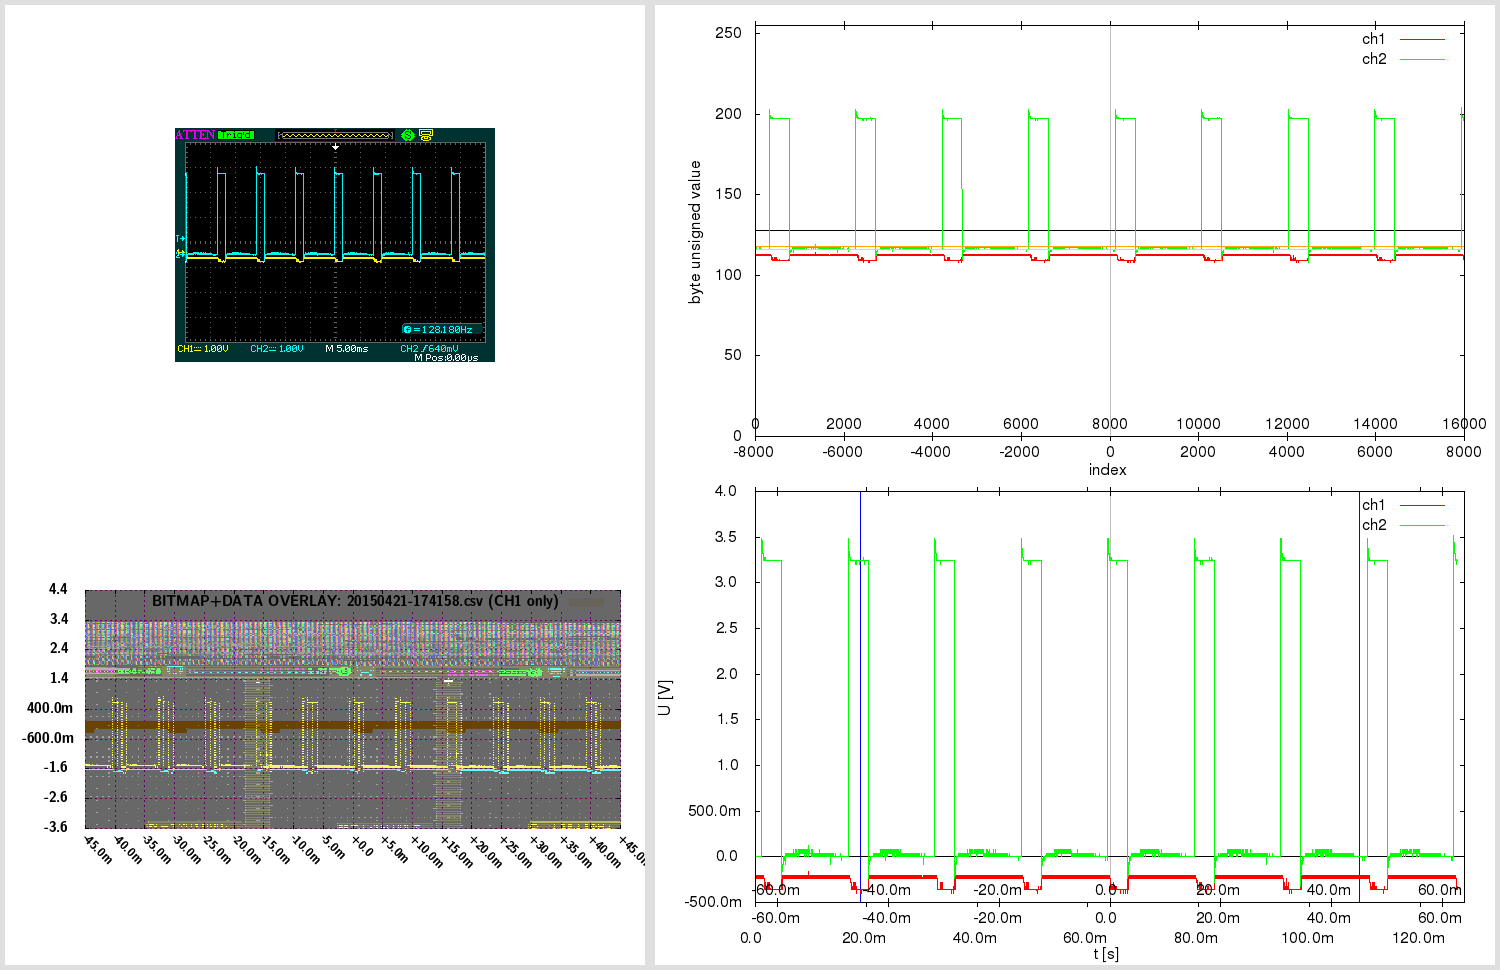

This figure's gnuplot source:

# 20150421-174158.gnuplot [generated by /home/warreee/attenload/adsparse-wave.pl]
# single gnuplot file, with two potentially independent scripts
# generates three plots: one based on integer, other based on real (SI) values
# and one bitmap overlay - and then montages them using ImageMagick

# attengrab .csv can just be centered (over t)
# -> the x=0 (t=0) will correspond to scope center
# (but .DAV/.CSV will also need extra sample alignment)

# in Linux, to see available fonts, do:
# fc-list --verbose | grep 'fullname:' | less
# the two fonts used here:
# LMSansDemiCond10-Regular or "Latin Modern Sans Demi Cond"; and Helvetica
# Helvetica doesn't even get reported on my system:
# $ fc-list --verbose | grep 'fullname:' | grep -i 'Helvetica\|Demi Cond'
#	fullname: "LM Sans Demi Cond 10 Regular"(s) "LMSansDemiCond10-Regular"(s)


print "Gnuplotting..."

## "master settings" (shared between both parts of script)

# line color - specified by linestyles
set style line 1 linetype 1 linecolor rgb "red"
set style line 2 linetype 1 linecolor rgb "green"
set style line 3 linetype 1 linecolor rgb "orange"
set style line 4 linetype 1 linecolor rgb "aquamarine"
set style line 5 linetype -1 linecolor rgb "black"
set style line 6 linetype -1 linecolor rgb "gray"
set style line 7 linetype 1 linecolor rgb "blue"


# VARIABLES ########### ########### ###########

fnbase="20150421-174158"
fn_bmp = fnbase . ".bmp"
fn_pngr = fnbase . "_r.png"
fn_pngi = fnbase . "_i.png"
fn_pngov = fnbase . "_ov.png"
fn_pngt = fnbase . "_tmp.png"
fn_pngo = fnbase . ".png"

# scope screen(shot) properties
tdiv = 0.005          # T/DIV (50e-9)
toffs = 0        # time offset (scope) (200e-9)
vdiv1 = 1        # V/DIV CH1 (500e-3)
vdiv2 = 1         # V/DIV CH2 (50e-3)
voffs1 = -0.4         # volt offset CH1 (-1.5)
voffs2 = -0.48       # volt offset CH2 (100e-3)
sampintp  = 8e-06    # (500e-12)
sampintf  = 1/sampintp
sratacqf  = 125000      # (250e6)
sratacqp  = 1/sratacqf
#osf = 1.0    # oversample factor (multiplies .CSV and .DAV time domain) # unused here
adsFactor = 1.28

# (edges of current capture and divisions)
scope_hdiv=18
scope_vdiv=8
# enforce floating point (see below)
scope_trange = scope_hdiv*tdiv*1.0    # (900e-9)
scope_left=toffs-(scope_trange/2)     # (-250e-9)
scope_right=toffs+(scope_trange/2)    # (650e-9)
scope_bottom=-voffs1-(scope_vdiv*vdiv1/2) # -500e-3
scope_top=-voffs1+(scope_vdiv*vdiv1/2)    # 3.5

totalch1Vspan=scope_vdiv*vdiv1
totalch2Vspan=scope_vdiv*vdiv2
ch1Vcoeff = adsFactor*totalch1Vspan/(2**8)
ch2Vcoeff = adsFactor*totalch2Vspan/(2**8)

voffs1int = voffs1/ch1Vcoeff  # -10
voffs2int = voffs2/ch2Vcoeff  # -12

acsv_fn = fnbase . '.csv' # '20130020-013902.csv' # from attenload tmp_wav
acsz=16000         # tmp_wav/.csv size (900)
fts=8e-06         # final timestep (sampling period)
# here scope_trange could be 18*1, with acsz 16000;
# if as integer, 18/16000 would be 0 - enforce floating point
# above enforcing scope_trange to float doesn't work,
# must again here:
tdivp = 1.0*scope_trange/acsz   # sampling rate, based on scope range and numsamples in tmp (1ns)
tdivf = 1/tdivp             # freq based on that sampling rate

# just in case - not needed usually:
triglevel=640e-3
trigholdoff=100e-9

toffsamp = toffs/fts		# 0
# time finetune offset - int (samples) (depends on range)
tfoi = -164


#### extract bitmap from .png, if .bmp not present
# was -crop 480x234+10+10; now -crop 480x234+95+128

cmdstr = 'if (! test -f "'.fn_bmp.'") ; then \
  echo -n "'.fn_bmp.' not found .. " ; \
  if [ -f "'.fn_pngo.'" ] ; then \
    echo -n "'.fn_pngo.' found - extracting" ; \
    convert -crop 480x234+95+128 "'.fn_pngo.'" "'.fn_bmp.'" ; \
  else \
    echo -n "'.fn_pngo.' not found - cannot extract" ; \
  fi ; \
else \
  echo -n "'.fn_bmp.' found - using that" ; \
fi; echo'

#print cmdstr
# note - since cmdstr above uses double quotes,
# must use single quotes for bash here!:
print system("bash -c '". cmdstr ."' 2>&1")


##################################
###### plot directly with unsigned byte data

set terminal png size 840,480
set termoption enhanced
set termoption font "Helvetica, 12"

set output fn_pngi
set datafile separator ","

# set axis label
set xlabel "index" offset 0.0,0.8
set ylabel "byte unsigned value" offset 1.0,0.0


# horizontal line as functions
zeroline(x)=128
ch1offs(x)=128+voffs1int # (-10)
ch2offs(x)=128+voffs2int # (-12)

# vertical line - headless arrow
# "y" scope axis in middle:
ymI = acsz/2
set arrow from ymI,0 to ymI,255 nohead ls 5
# time offset:
toI = ymI - toffs/fts
set arrow from toI,0 to toI,255 nohead ls 6


# must use multiplot here, to have two x-axes
# and thus, must set lmargin, so both graphs match

set size 1.0,0.9      # 0.1/2 = 0.05
set bmargin 0
set lmargin 10
set yrange [0:255] # 8-bit


set multiplot

set origin 0,0.1
set xrange [0:acsz]
set xtics in
set xtics offset 0,graph 0.08
plot \
  zeroline(x) with lines notitle ls 5,\
  acsv_fn using 1:2 with lines title "ch1" ls 1, \
  "" using 1:3 with lines title "ch2" ls 2, \
  ch1offs(x) with lines notitle ls 3, \
  ch2offs(x) with lines notitle ls 4

unset arrow # if big offset, line from prev. can 'leak' in next at diff place, so reset

set origin 0,0.1
set xtics out
set xtics offset 0,graph 0.02
set xrange [-acsz/2:acsz/2-1]
#set xtics nomirror 500
set noytics
set noylabel
unset xlabel # set xlabel ""
set border 1
plot 0 notitle

set nomultiplot


### reset previous settings
#unset border # no work for default
set border    # Draw default borders:
set ytics
unset yrange


##################################
###### plot with converted real SI units

# reset # resets set style line!

set terminal png size 840,480
set termoption enhanced
set termoption font "Helvetica, 12"

set output fn_pngr
set datafile separator ","

# set axis label
set xlabel "t [s]" offset 0.0,0.1
set ylabel "U [V]" offset 1.0,0.0

# axis tics format
set format y "%.1s%c"
set format x "%.1s%c"


# horizontal line as functions
zerolineR(x)=0
# don't show real offsets; they could be way off depending on V/DIV
#ch1offsR(x)=0+(-0.4)
#ch2offsR(x)=0+(-0.48)

# "y" scope axis in middle (the +1 added to ymI so it snaps at 0):
ymR=(ymI+1)*fts
set arrow from ymR,graph 0 to ymR,graph 1 nohead ls 5
# time offset:
toR=toI*fts
set arrow from toR,graph 0 to toR,graph 1 nohead ls 6
# indicate scope range here too
set arrow from scope_left+toR,graph 0 to scope_left+toR,graph 1 nohead ls 7
set arrow from scope_right+toR,graph 0 to scope_right+toR,graph 1 nohead ls 7


# must use multiplot here, to have two x-axes
# and thus, must set lmargin, so both graphs match

set size 1.0,0.9      # 0.1/2 = 0.05
set bmargin 0
set lmargin 10
set yrange [] writeback # since we don't set explicity, must save autorange
set autoscale y

set multiplot

set origin 0,0.13
set xrange [0:acsz*fts]
set xtics out
set xtics offset 0,graph -0.03
plot \
  zerolineR(x) with lines notitle ls 5,\
  acsv_fn using ($4+tfoi*fts):5 with lines title "ch1" ls 1, \
  "" using ($4+tfoi*fts):6 with lines title "ch2" ls 2

set yrange restore # this saves the found yrange after `plot`
unset arrow # if big offset, line from prev. can 'leak' in next at diff place, so reset

set origin 0,0.13
set xtics out
set xtics offset 0,graph 0.02
set xrange [(-acsz/2)*fts:(acsz/2-1)*fts]
set noytics
set noylabel
unset xlabel # set xlabel ""
set border 1
plot GPVAL_Y_MIN notitle

set origin 0,0.13
set xtics in
set xtics offset 0,graph 0.08
# wrong to put xrange [scope_left:scope_right] here;
# as [scope_left:scope_right] could be a snippet,
# and this graph shows entire capture!
# simply move the previous scale for toffset
toRR=(acsz/2.)*fts-toR
set xrange [(-acsz/2)*fts+toRR:(acsz/2-1)*fts+toRR]
set noytics
set noylabel
unset xlabel # set xlabel ""
set border 1
plot GPVAL_Y_MIN notitle

set nomultiplot


##################################
###### plot with bitmap and data overlay

# here 840,480 remains as output png size,
# even if not set explicitly; also, make
# the height smaller - so can have gravity North in montage

set terminal png truecolor size 640,305 # size 840,480
set termoption enhanced
myfont="LMSansDemiCond10-Regular"   # LMSansDemiCond10-Regular or "Latin Modern Sans Demi Cond"
# cannot do concatenation direct in termoption line, so in separate string
myfontb="".myfont.", 12"
set termoption font myfontb

set output fn_pngov
set datafile separator ","


set autoscale
unset xtics
unset ytics
unset border
unset arrow # delete all arrows
unset object # (hopefully) delete objects?

set xrange [scope_left:scope_right]
xticstep=(scope_right-scope_left)/scope_hdiv
set xtics in scope_left,xticstep,scope_right scale 1
set yrange [scope_bottom:scope_top]
yticstep=(scope_top-scope_bottom)/scope_vdiv
set ytics in scope_bottom,yticstep,scope_top scale 1
set grid xtics ytics back linecolor rgb "magenta"
# right is only gnuplot 4.6 - without it ok w/ 4.4
#set xtics rotate by -45 offset 2.5,-1.50 right format "%+.1s%c" font myfont.',10'
set xtics rotate by -45 offset 0.0,0.0 format "%+.1s%c" font myfont.',10'
set key noenhanced

# dimensions of scope screenshot bitmap
bmp_w=480
bmp_h=234

# alpha bmp transparency [0:255]
bmp_alpha = 150
# boxes fillstyle transparent solid 0.10
box_transp = (1.-(acsz/16384.))*0.9 + 0.10

# plot string for data in transparent bitmap:
plot1au = "(($0-acsz/2.+tfoi)*fts+toffs):($5)"

# bmp_w=480 bmp_h=234 ; inside 451x201+15+14
# on plot: scope_left:scope_right and scope_bottom:scope_top!
# (so toffset is built in!)

bdx = scope_trange/(451.0-1)  # [s/pixel] /451: 1.99557e-09 vs 2.000e-9 manually
bdy = totalch1Vspan/(201.0-1) # [V/pixel] /201: 0.0199005 vs 0.02005 manually
bofx = -((scope_trange/2.0)-toffs+(15.0+0)*bdx) #-15.0*bdx # -2.8e-7
bofy = -((totalch1Vspan/2.0)+voffs1+(14.0+5)*bdy) #-14.0*bdy # -0.88

# seems `boxes fillstyle transparent solid 0.40` makes some seethroughs
# or something with bmp alpha overlay; but even without, all the same?
# because the red + blue (somehow inverted) creates a gray.. better green or orange

_plot_str = "zerolineR(x) with lines notitle ls 1,\
acsv_fn \
  using ".plot1au." with boxes fillstyle transparent solid box_transp noborder linestyle 3\
  title 'BITMAP+DATA OVERLAY: '.acsv_fn.' (CH1 only)',\
fn_bmp \
  binary array=(bmp_w,bmp_h) skip=54 format='%uchar' \
  dx=bdx dy=bdy origin=(bofx,bofy) \
  using 1:2:3:(bmp_alpha) \
  with rgbalpha t ''"

# seems actual plot in screenshot bitmap (480 × 234)
#  is at: 451x201+15+14; aspect ratio 201/451 = 0.445676
set size ratio 0.445676

eval("plot " . _plot_str)




##################################
###### montage commands

# used to be in attengrab; now here
# call ImageMagick montage via system
# and montage in `gnuplot` (easier to separate)

print "Montaging images..."
# this works in ImageMagick 6.6.2-6, but not in 6.5.7-8
#      '.fn_pngov.' -gravity Center -extent x480  \#
# must spec -extent 640x480 for 6.5

cmdstr = 'montage \
  <(montage \
    <(convert \
      '.fn_bmp.' -gravity Center -crop 640x480-10+0! -flatten  \
      bmp:-) \
    <(convert \
      '.fn_pngov.' -gravity Center -extent 640x480  \
      bmp:-) \
  -tile 1x -geometry +0+0  \
  bmp:-) \
  <(montage \
    '.fn_pngi.' \
    '.fn_pngr.' \
  -tile 1x -geometry +0+0  \
  bmp:-) \
-geometry +0+0 -border 5 \
'.fn_pngo

print cmdstr
print system('bash -c "'. cmdstr .'" 2>&1')

print "Deleting temp files ..."

delcmd = "rm"

# leave the bitmap for now
# actually, let attengrab handle it - since
# it may need to be re-taken!
# #cmdstr = delcmd ." ". fn_bmp
# #print cmdstr . "  " . system(cmdstr . " 2>&1")

cmdstr = delcmd ." ". fn_pngr
print cmdstr . "  " . system(cmdstr . " 2>&1")

cmdstr = delcmd ." ". fn_pngi
print cmdstr . "  " . system(cmdstr . " 2>&1")

cmdstr = delcmd ." ". fn_pngov
print cmdstr . "  " . system(cmdstr . " 2>&1")




# note:
# set terminal png size 840,480 # size defaults to 640x480 px
# set terminal pdf size 10,3 # size defaults to 5x3 in
# enhanced text: set termoption enhanced

# vertical line - headless arrow
# need ymin and ymax; gnuplot gives them only after plot -
# - and even then they do not correspond to end ticks
# - and even then, cannot get the arrow to show, after the second `plot`
# .. nor can I edit it anyhow; it must run before the first `plot`
# so instead of that, position y coordinates relative to graph (0 to 1)
#set arrow 1 from graph 0.5,0 to graph 0.5,1 nohead ls 5

# in multiplot, yrange should be after the size command
# note: xrange could be 2250 or 450
# so leave it to autoscale here? will be accurate since it's integer index...
# now set explicitly by script # below in multiplot

# axis tics format
# for engineering notation - 'help format specifiers':
# "A 'scientific' power is one such that the exponent is a multiple of three."

# print "Montaging images..."

# "The 'tile' size is then set to the largest dimentions
# of all the resized images, and the size actually specified."
# "by removing the 'size' component, non of the images will
# be resized, and the 'tile' size will be set to the largest
# dimensions of all the images given"
# not so simple: http://unix.stackexchange.com/questions/4046/
# can be done in one command with bash subprocess pipes (bash only)
# was: .fn_bmp.' -gravity NorthWest ; fn_pngov.' -gravity North
# can pad with -gravity Center -extent 640x480;
# but also with crop! -flatten - there have offset too!
# -geometry +2+2 can also mess up the last -border 5 !

# bmp scale worked for:
# bmp_w=480 bmp_h=234 ; inside 451x201+15+14
# tdiv = 5e-08,  toffs = 2e-07,  vdiv1 = 0.5,   voffs1 = -1.5,
# dx=2.000e-9 dy=0.02005 origin=(-2.8e-7,-0.88) for
# tspan = 18*tdiv = 18*5e-08 = 9e-07s
# vspan1 = 8*vdiv1 = 8*0.5 = 4V
# tspan/451 = 9e-07/451 = 1.99557e-09 s/pixel
# vspan1/201 = 4/201 = 0.0199005 V/pixel
# bdx=tspan/(451-1) = '9e-07/(451-1)' = 2e-09
# bdy=vspan1/(201-1) = '4/(201-1)' = 0.02
# 15*bdx = 15*2e-9 = 3e-08
# 14*bdy = 14*0.02 = 0.28
# 15*1.99557e-09 = 2.99335e-08
# 14*0.0199005 = 0.278607
